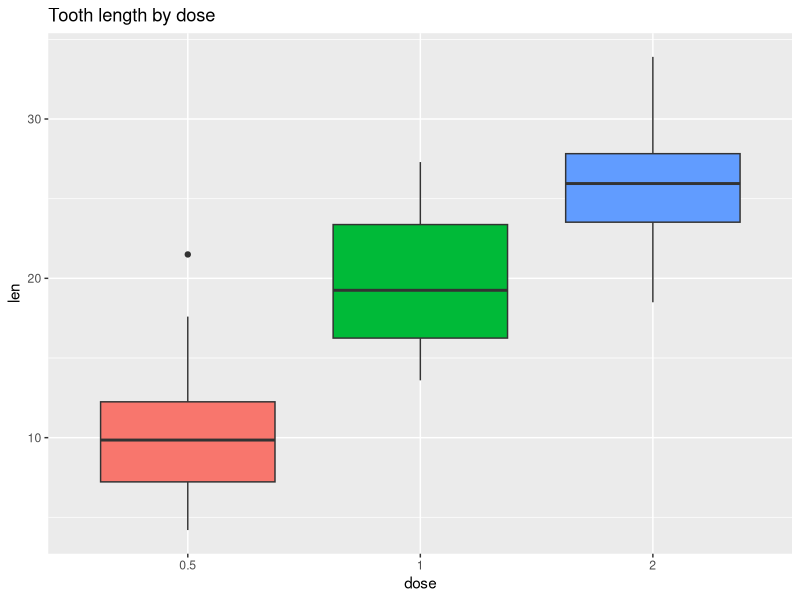
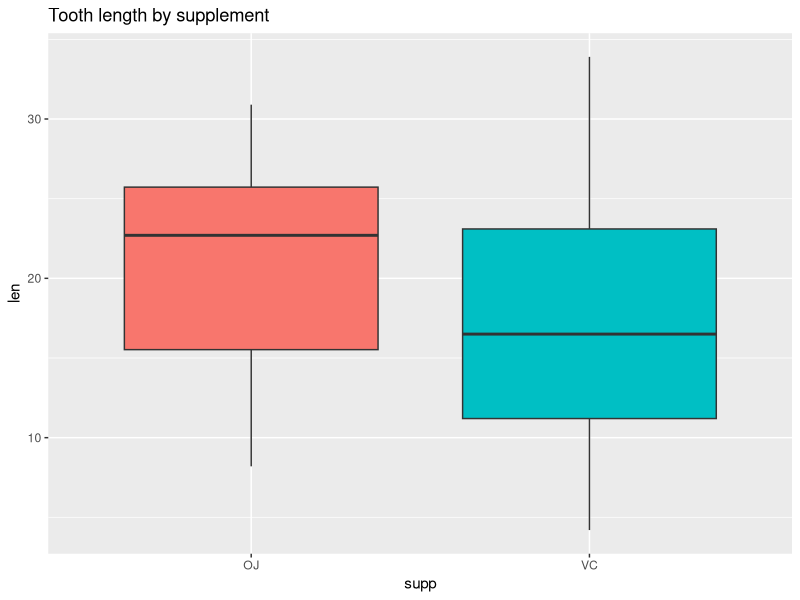
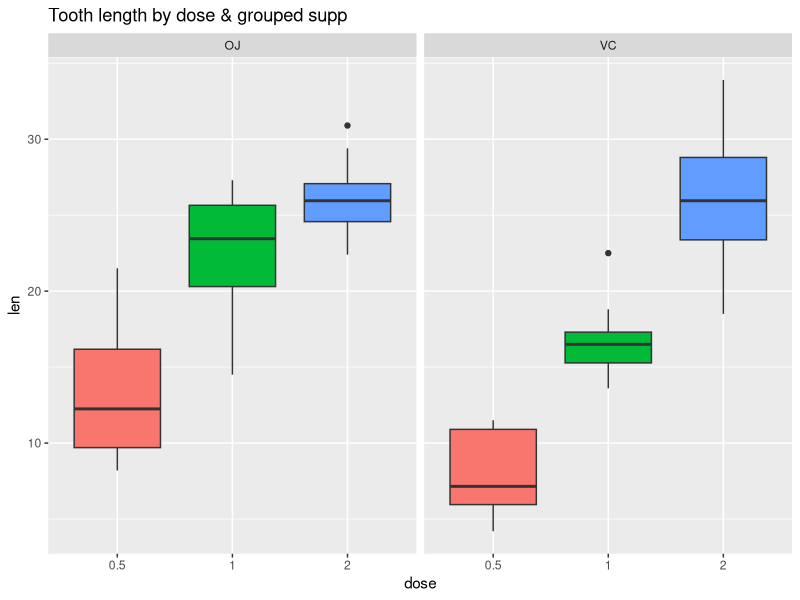

Source code (R) for these figures, in order: (Note: this script raises an error after producing the figures.)
## ---- chunk 1
#Loading the dataset
data(ToothGrowth)
## ---- chunk 2
str(ToothGrowth)
summary(ToothGrowth)
head(ToothGrowth)
table(ToothGrowth$supp)
ToothGrowth$dose <- as.factor(ToothGrowth$dose)
table(ToothGrowth$dose)
## ---- chunk 3
library(ggplot2)
plot1 <- ggplot(ToothGrowth, aes(x = dose, y = len, fill = dose)) + 
  geom_boxplot() +
  theme(legend.position="none") +
  labs(title = "Tooth length by dose")
plot1
## ---- chunk 4
plot2 <- ggplot(ToothGrowth, aes(x = supp, y = len, fill = supp)) + 
  geom_boxplot() +
  theme(legend.position="none") +
  labs(title = "Tooth length by supplement")
plot2
## ---- chunk 5
plot3 <- ggplot(ToothGrowth, aes(x = dose, y = len, fill = dose)) + 
  geom_boxplot() +
  theme(legend.position="none") +
  facet_grid(.~supp) +
  labs(title = "Tooth length by dose & grouped supp")
plot3
## ---- chunk 6
t.test(len ~ supp, paired = FALSE, var.equal = FALSE, data = ToothGrowth)
## ---- chunk 7
dose2dose1 <- t.test(ToothGrowth$len[ToothGrowth$dose == 2], ToothGrowth$len[ToothGrowth$dose == 1]) 

dose2dose05 <- t.test(ToothGrowth$len[ToothGrowth$dose == 2], ToothGrowth$len[ToothGrowth$dose == 0.5]) 

dose1dose05 <- t.test(ToothGrowth$len[ToothGrowth$dose == 1], ToothGrowth$len[ToothGrowth$dose == 0.5]) 
## ---- chunk 8
dose2dose1$p.value
dose2dose1$conf.int
## ---- chunk 9
dose2dose05$p.value
dose2dose05$conf.int
## ---- chunk 10
dose1dose05$p.value
dose1dose05$conf.int
